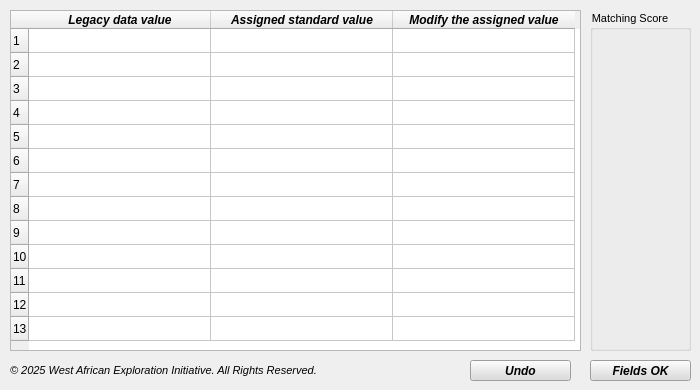
      <widget class="QWidget" name="Step2">
       <property name="styleSheet">
        <string notr="true"># Step_2_Check_columns_match {
	background-color: rgb(220, 220, 220);
}</string>
       </property>
       <attribute name="title">
        <string>Database Fields</string>
       </attribute>
       <widget class="QTableWidget" name="tableWidget1">
        <property name="geometry">
         <rect>
          <x>10</x>
          <y>10</y>
          <width>571</width>
          <height>341</height>
         </rect>
        </property>
        <property name="font">
         <font>
          <family>Arial</family>
          <pointsize>8</pointsize>
          <weight>50</weight>
          <italic>false</italic>
          <bold>false</bold>
         </font>
        </property>
        <property name="styleSheet">
         <string notr="true">font-family: Arial; 
font: 8pt &quot;Arial&quot;;</string>
        </property>
        <property name="lineWidth">
         <number>5</number>
        </property>
        <property name="sizeAdjustPolicy">
         <enum>QAbstractScrollArea::AdjustIgnored</enum>
        </property>
        <property name="autoScrollMargin">
         <number>16</number>
        </property>
        <property name="showGrid">
         <bool>true</bool>
        </property>
        <property name="gridStyle">
         <enum>Qt::SolidLine</enum>
        </property>
        <property name="wordWrap">
         <bool>true</bool>
        </property>
        <property name="cornerButtonEnabled">
         <bool>true</bool>
        </property>
        <property name="rowCount">
         <number>13</number>
        </property>
        <property name="columnCount">
         <number>3</number>
        </property>
        <attribute name="horizontalHeaderMinimumSectionSize">
         <number>29</number>
        </attribute>
        <attribute name="horizontalHeaderDefaultSectionSize">
         <number>182</number>
        </attribute>
        <attribute name="verticalHeaderMinimumSectionSize">
         <number>19</number>
        </attribute>
        <attribute name="verticalHeaderDefaultSectionSize">
         <number>24</number>
        </attribute>
        <row/>
        <row/>
        <row/>
        <row/>
        <row/>
        <row/>
        <row/>
        <row/>
        <row/>
        <row/>
        <row/>
        <row/>
        <row/>
        <column>
         <property name="text">
          <string>Legacy data value</string>
         </property>
         <property name="font">
          <font>
           <family>Arial</family>
           <weight>75</weight>
           <italic>true</italic>
           <bold>true</bold>
          </font>
         </property>
        </column>
        <column>
         <property name="text">
          <string>Assigned standard value</string>
         </property>
         <property name="font">
          <font>
           <family>Arial</family>
           <weight>75</weight>
           <italic>true</italic>
           <bold>true</bold>
          </font>
         </property>
        </column>
        <column>
         <property name="text">
          <string>Modify the assigned value</string>
         </property>
         <property name="font">
          <font>
           <family>Arial</family>
           <weight>75</weight>
           <italic>true</italic>
           <bold>true</bold>
          </font>
         </property>
        </column>
        <item row="0" column="0">
         <property name="text">
          <string/>
         </property>
        </item>
       </widget>
       <widget class="QPushButton" name="pushButton_9">
        <property name="geometry">
         <rect>
          <x>590</x>
          <y>360</y>
          <width>101</width>
          <height>21</height>
         </rect>
        </property>
        <property name="styleSheet">
         <string notr="true">background-color: rgb(220, 220, 220);
font-weight: bold;
font-style: italic;
font-family: Arial; 
font-size: 12px;</string>
        </property>
        <property name="text">
         <string>Fields OK</string>
        </property>
       </widget>
       <widget class="QPushButton" name="pushButton_11">
        <property name="geometry">
         <rect>
          <x>470</x>
          <y>360</y>
          <width>101</width>
          <height>21</height>
         </rect>
        </property>
        <property name="styleSheet">
         <string notr="true">background-color: rgb(220, 220, 220);
font-weight: bold;
font-style: italic;
font-family: Arial; 
font-size: 12px;</string>
        </property>
        <property name="text">
         <string>Undo</string>
        </property>
       </widget>
       <widget class="QGroupBox" name="legendbox_3">
        <property name="geometry">
         <rect>
          <x>590</x>
          <y>10</y>
          <width>101</width>
          <height>341</height>
         </rect>
        </property>
        <property name="font">
         <font>
          <family>Arial</family>
          <pointsize>8</pointsize>
         </font>
        </property>
        <property name="styleSheet">
         <string notr="true">font-family: Arial; 
font-size: 8pt;</string>
        </property>
        <property name="title">
         <string>Matching Score</string>
        </property>
       </widget>
       <widget class="QLabel" name="label_33">
        <property name="geometry">
         <rect>
          <x>10</x>
          <y>360</y>
          <width>311</width>
          <height>21</height>
         </rect>
        </property>
        <property name="styleSheet">
         <string notr="true"> font-family: Arial; 
font-size: 11px;
font-style: italic;</string>
        </property>
        <property name="text">
         <string>© 2025 West African Exploration Initiative. All Rights Reserved.</string>
        </property>
        <property name="alignment">
         <set>Qt::AlignLeading|Qt::AlignLeft|Qt::AlignVCenter</set>
        </property>
       </widget>
      </widget>
